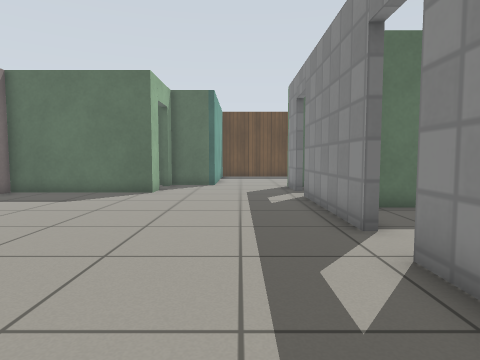
[1] (above)

21 first-person views from a walk through a robot-simulator world made for Gazebo. The camera is 0.72 m above the floor, tilts 4° down and sees 75° across. The floor is counted in squares, 0.5 m on a side. Each view is taken from the middle of a square. On the plan, view 1 faces up. The plan holds only what a view shows up to about 15 squares ahead; the rest is blank. Gazebo's built-in surfaces are drawn with simple patterns.

[2]
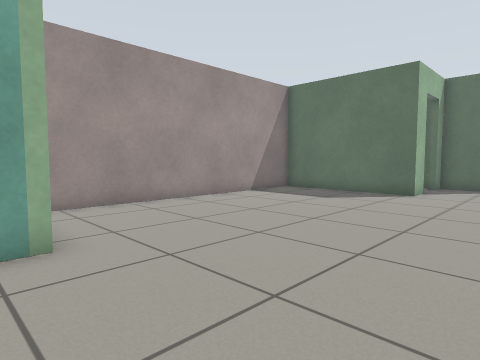

[3]
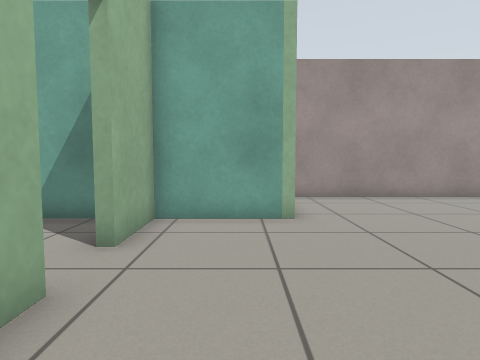

[4]
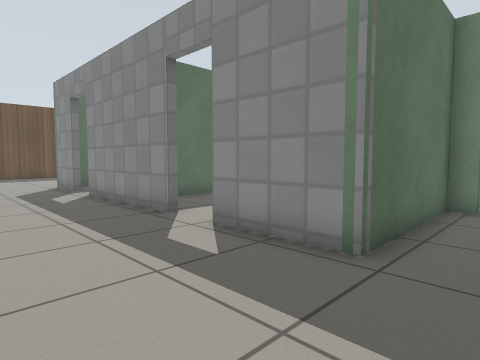

[5]
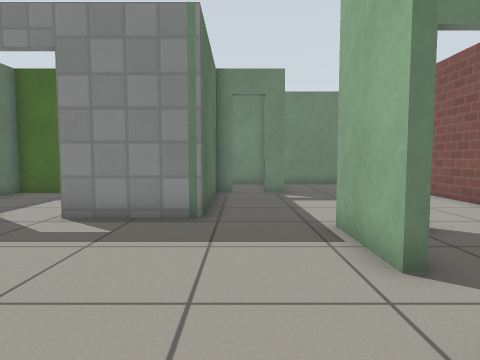

[6]
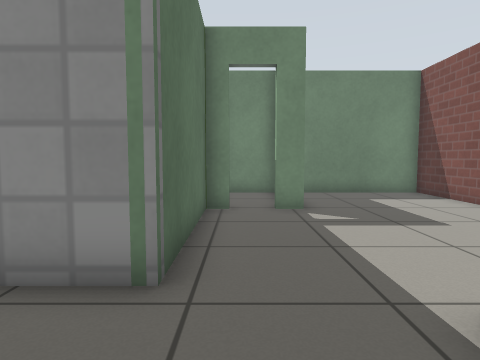

[7]
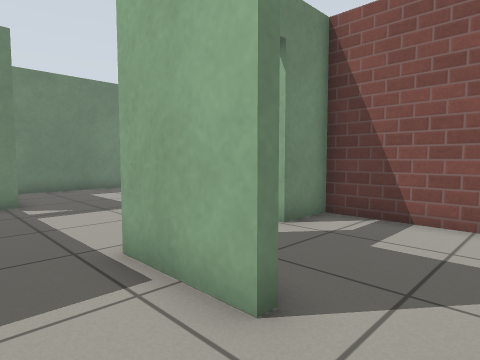

[8]
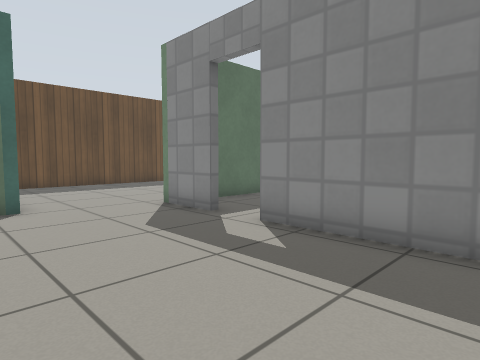

[9]
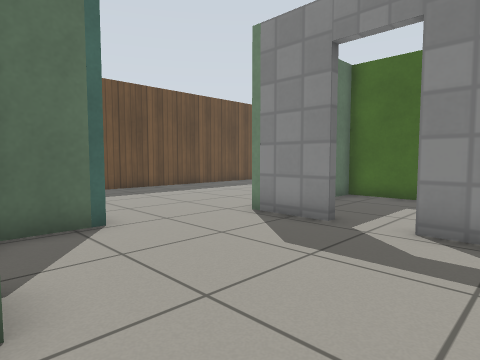

[10]
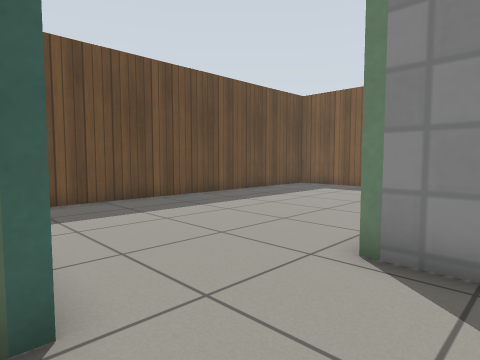

[11]
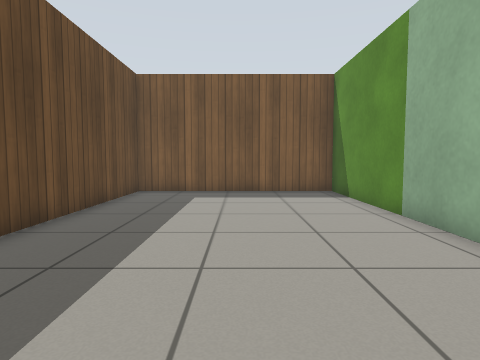

[12]
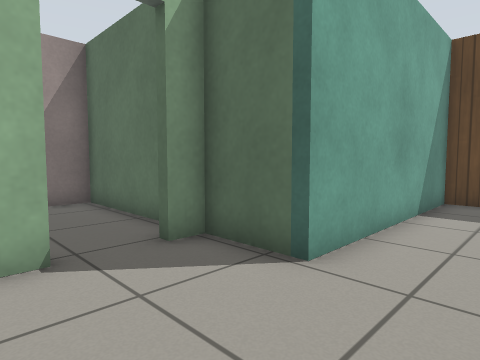

[13]
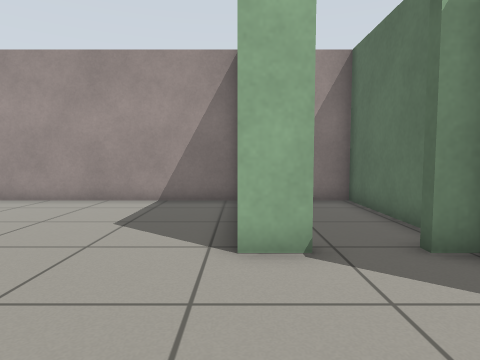

[14]
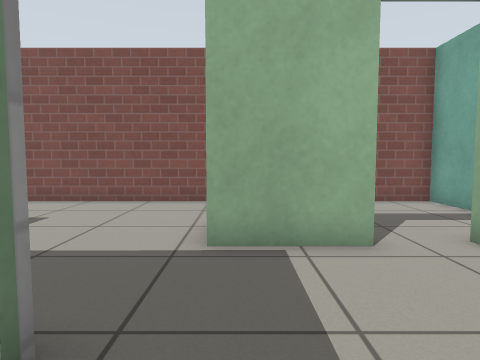

[15]
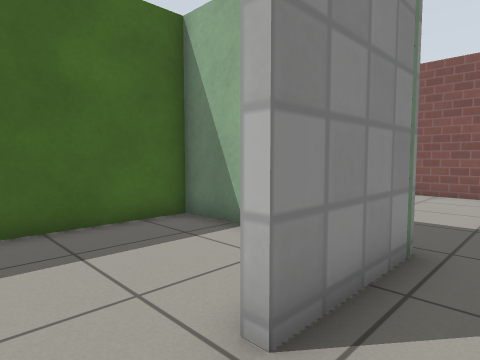

[16]
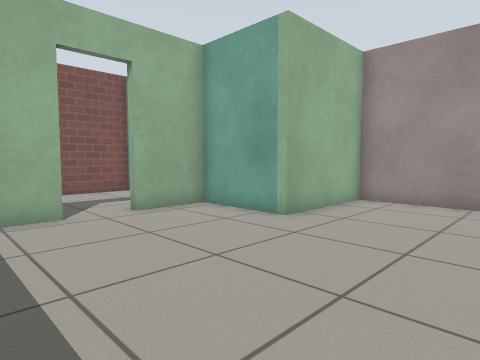

[17]
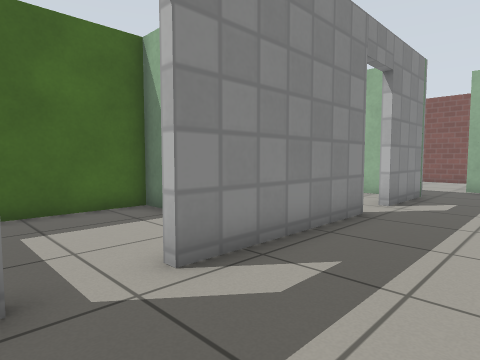

[18]
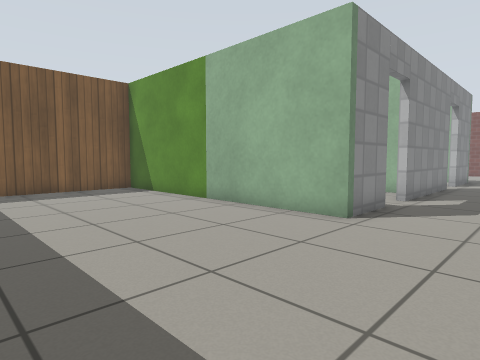

[19]
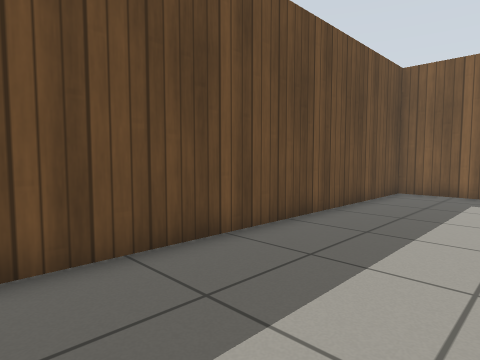

[20]
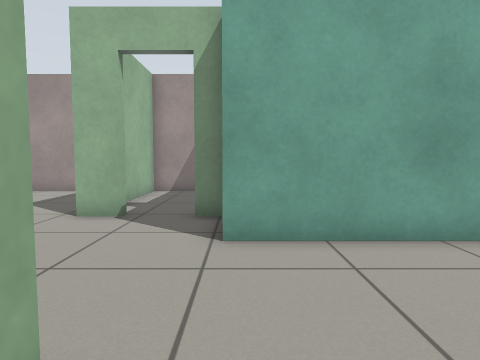

[21]
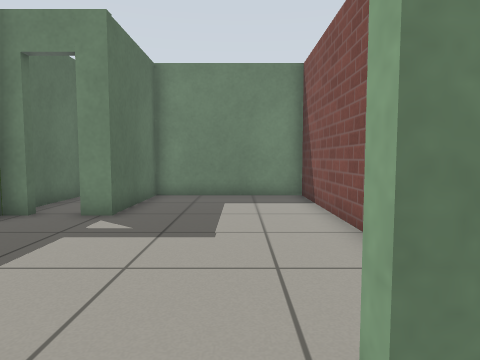

### Floor plan
Points are (right, up) in squares from view 1. A wall is a line through its corners. A room is listed if a view was taken in it or the views show most of it. See-through windows are left out.
Room 1 (views 1, 2, 3, 4, 5, 6, 7, 8, 9, 10, 12, 13, 14, 15, 16, 17)
walls: (2.4, 6) (2.4, 11.9); (-3.6, 14.1) (-3.6, 13) (-9.5, 13) (-9.5, 1.3) (-5.4, 1.3) (-5.4, -2) (-2.9, -2); (2.4, 0.9) (2.4, 4.4); (2.4, 13.5) (2.4, 15.9); (-1.2, -2) (1.6, -2); (-1.3, 16.7) (-3.6, 16.7) (-3.6, 15.9)
ways out: opening at (0, 16.7) to room 2; open door at (-2.5, -2) to room 3; opening at (2, -0.5) to room 4; open door at (2.7, 5.3) to room 5; open door at (2.7, 12.7) to room 6; open door at (-4, 15) to room 7
Room 2 (views 11, 18, 19, 20)
walls: (2.4, 15.9) (13.6, 15.9) (13.6, 24.4) (-1.3, 24.4) (-1.3, 16.7)
ways out: opening at (0, 16.7) to room 1
Room 3 (view 21)
walls: (-5.4, -3.4) (-5.4, -7.4) (1.2, -7.4) (1.2, -5.5)
ways out: open door at (-2.5, -2) to room 1; open door at (1, -4.5) to room 4
Room 4 (no view inside)
walls: (7.8, 0.2) (7.8, 1) (2.4, 0.9); (2, -7.4) (12, -7.4) (12, -1.8) (7.8, -1.8) (7.8, -1)
ways out: opening at (2, -0.5) to room 1; open door at (1, -4.5) to room 3; open door at (8, -0.5) to room 8
Room 5 (no view inside)
walls: (7.8, 7.2) (7.8, 9) (4, 9); (3.8, 1.2) (7.8, 1.3) (7.8, 5.2)
ways out: open door at (2.7, 5.3) to room 1
Room 6 (no view inside)
walls: (3.5, 9.3) (4, 9.3); (6.7, 9.3) (7.8, 9.3) (7.8, 15.6) (4.5, 15.6)
ways out: open door at (2.7, 12.7) to room 1
Room 7 (no view inside)
walls: (-4.1, 16.7) (-9.5, 16.7) (-9.5, 13.3) (-6.1, 13.3)
ways out: open door at (-4, 15) to room 1
Room 8 (no view inside)
walls: (11.7, 1) (9, 1); (12, -1.5) (12, 0.5)
ways out: open door at (8, -0.5) to room 4

Where each view was taken, in squares from view 1:
view 1: 0 up, 0 right, facing up
view 2: 0 up, 0 right, facing up-left
view 3: 0 up, 2 right, facing left
view 4: 1 down, 2 left, facing up-right
view 5: 0 up, 5 left, facing right
view 6: 0 up, 1 left, facing right
view 7: 0 up, 3 left, facing down-right
view 8: 7 up, 3 left, facing up-right
view 9: 10 up, 4 left, facing up-right
view 10: 14 up, 2 left, facing up-right
view 11: 20 up, 0 right, facing right
view 12: 13 up, 1 right, facing up-left
view 13: 13 up, 1 right, facing left
view 14: 3 up, 1 right, facing down
view 15: 6 up, 1 right, facing down-right
view 16: 6 up, 1 right, facing down-left
view 17: 14 up, 1 left, facing down-right
view 18: 23 up, 1 left, facing down-right
view 19: 20 up, 0 right, facing up-right
view 20: 17 up, 4 right, facing left
view 21: 5 down, 0 right, facing right
